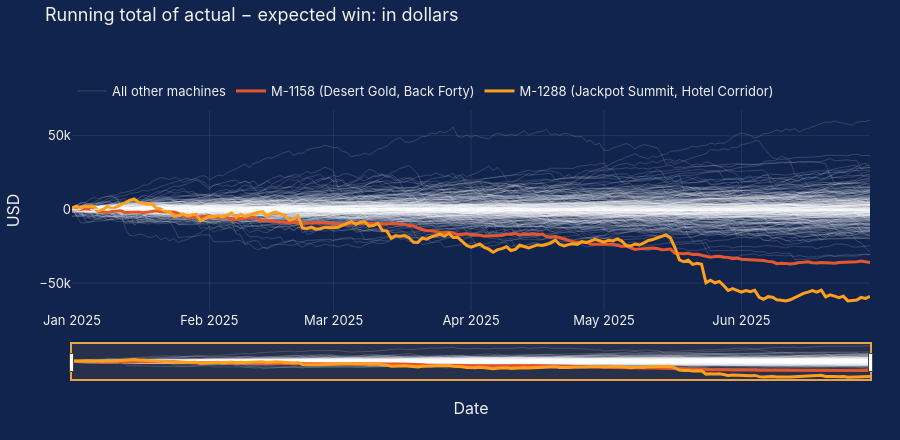

Notebook code cell kept with this figure:
### Code cell
# Running total of actual − expected for every machine
dd = d.sort_values("gaming_date").copy()
dd["luck"] = dd["house_win_usd"] - dd["theo_usd"]
cum = dd.pivot_table(index="gaming_date", columns="machine_id", values="luck", aggfunc="sum").fillna(0).cumsum()
cum_z = cum / lk["luck_sd"]            # in units of each machine's normal luck (uses lk from the leak test)

highlight = {"M-1158": RED,       # leak candidate (z -4.6)
             "M-1288": ORANGE}    # biggest dollar loss, but normal for its volatility (z -2.3)

def running_luck(data, ylabel, title, name, band=False):
    fig = go.Figure()
    xs, ys = grey_lines(data, exclude=highlight)
    fig.add_scatter(x=xs, y=ys, mode="lines", line=dict(color=FAINT, width=0.7), name="All other machines",
                    hoverinfo="skip")
    for mid, col in highlight.items():
        fig.add_scatter(x=data.index, y=data[mid], mode="lines", line=dict(color=col, width=3),
                        name=f"{mid} ({lk.loc[mid, 'theme']}, {lk.loc[mid, 'zone']})")
    if band:
        fig.add_hrect(y0=-2, y1=2, fillcolor=GREEN, opacity=0.12, line_width=0,
                      annotation_text="Normal luck range (±2)", annotation_position="top left")
    fig.add_hline(y=0, line_dash="dash", line_color=WHITE, line_width=1)
    fig.update_layout(title=f"Running total of actual − expected win: {title}", yaxis_title=ylabel,
                      xaxis_title="Date", legend=dict(orientation="h", y=-0.2))
    save(fig, name, height=440)

running_luck(cum, "USD", "in dollars", "running_luck_dollars")
running_luck(cum_z, "Luck units (machine's own SD)", "in luck units (fair comparison)", "running_luck_z", band=True)

### Figure 1 — Plotly figure (JSON) as saved in the notebook; plotly's stock layout.template omitted (floating-point values rounded to 4 significant figures; data arrays with more than 128 entries replaced by an {"elided": "..."} marker saying what was removed)
{"data": [{"hoverinfo": "skip", "line": {"color": "rgba(255,255,255,0.22)", "width": 0.7}, "mode": "lines", "name": "All other machines", "type": "scatter", "x": {"elided": "56056 str values"}, "y": {"elided": "56056 float values"}}, {"line": {"color": "#E4572E", "width": 3}, "mode": "lines", "name": "M-1158 (Desert Gold, Back Forty)", "type": "scatter", "x": {"elided": "181 str values"}, "y": {"elided": "181 float values"}}, {"line": {"color": "#FF9F1C", "width": 3}, "mode": "lines", "name": "M-1288 (Jackpot Summit, Hotel Corridor)", "type": "scatter", "x": {"elided": "181 str values"}, "y": {"elided": "181 float values"}}], "layout": {"height": 440, "legend": {"orientation": "h", "x": 0, "y": 1.02, "yanchor": "bottom"}, "margin": {"b": 60, "t": 110}, "shapes": [{"line": {"color": "#F2F2F2", "dash": "dash", "width": 1}, "type": "line", "x0": 0, "x1": 1, "xref": "x domain", "y0": 0, "y1": 0, "yref": "y"}], "title": {"text": "Running total of actual − expected win: in dollars", "y": 0.98, "yanchor": "top", "yref": "container"}, "xaxis": {"rangeslider": {"bgcolor": "rgba(234,162,68,0.10)", "bordercolor": "#EAA244", "borderwidth": 2, "thickness": 0.13, "visible": true}, "title": {"text": "Date"}}, "yaxis": {"title": {"text": "USD"}}}}
